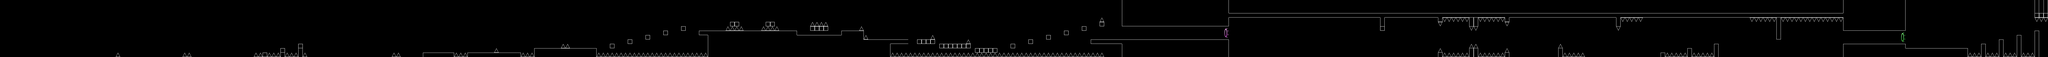

This game map was drawn from its Tiled (.tmx) file and the tilesets committed beside it. A one-line description and the trimmed map source follow:
An orthogonal 460x13 tile map with 32x32 px tiles, 1 tile layer (Слой тайлов 1) and 105 objects (64x fatal, 39x solid, shipPortal, cubePortal).

<map version="1.0" orientation="orthogonal" renderorder="left-down" width="460" height="13" tilewidth="32" tileheight="32" nextobjectid="710">
 <tileset firstgid="1" name="sprites" tilewidth="32" tileheight="32">
  <image source="../sprites.png" width="384" height="576" />
 </tileset>
 <objectgroup name="Слой объектов 1">
  <object id="605" name="fatal" x="846" y="387.636" width="4.18182" height="13.0909" />
  <object id="606" name="fatal" x="1325.45" y="388" width="36.9091" height="7.09091" />
  <object id="607" name="fatal" x="1838.18" y="388.909" width="36.1818" height="5.81818" />
  <object id="608" name="fatal" x="1934.36" y="388" width="68" height="6.54545" />
  <object id="609" name="fatal" x="2061.64" y="388" width="68.1818" height="7.09091" />
  <object id="610" name="fatal" x="2190.73" y="387.818" width="3.27273" height="14.3636" />
  <object id="611" name="fatal" x="2016.25" y="356.75" width="6.75" height="52.5" />
  <object id="612" name="fatal" x="2144" y="326.5" width="7.5" height="82" />
  <object id="613" name="fatal" x="2829.25" y="389.75" width="38.25" height="8.75" />
  <object id="614" name="fatal" x="3040.25" y="388.75" width="6.25" height="27.25" />
  <object id="615" name="fatal" x="3271.25" y="388.75" width="81.25" height="8.75" />
  <object id="616" name="fatal" x="3565.25" y="357.75" width="6.25" height="15" />
  <object id="617" name="fatal" x="3755.5" y="390" width="74.75" height="11.5" />
  <object id="618" name="fatal" x="3840.75" y="357.5" width="9" height="56.75" />
  <object id="619" name="fatal" x="4045" y="325.75" width="37.75" height="7.5" />
  <object id="620" name="fatal" x="4289.33" y="386.667" width="794.667" height="16" />
  <object id="621" name="fatal" x="4383.67" y="325" width="7.33333" height="26.3333" />
  <object id="622" name="fatal" x="4512" y="293.333" width="10.3333" height="27" />
  <object id="623" name="fatal" x="4640" y="262.333" width="7" height="25" />
  <object id="624" name="fatal" x="4768" y="229.667" width="7" height="26.3333" />
  <object id="625" name="fatal" x="4896.33" y="196.667" width="7" height="27" />
  <object id="626" name="fatal" x="5024.33" y="231" width="10" height="24.3333" />
  <object id="627" name="fatal" x="5225.67" y="198.333" width="107.667" height="8" />
  <object id="628" name="fatal" x="5248" y="168.333" width="6.66667" height="23" />
  <object id="629" name="fatal" x="5504" y="166.333" width="6.33333" height="25.3333" />
  <object id="630" name="fatal" x="5485.33" y="195.333" width="102.667" height="9" />
  <object id="631" name="fatal" x="5835.33" y="167.333" width="107" height="10.3333" />
  <object id="632" name="fatal" x="5824.67" y="215.333" width="126.667" height="7.66667" />
  <object id="633" name="fatal" x="5824.67" y="195" width="6" height="26.6667" />
  <object id="634" name="fatal" x="6049" y="228.667" width="7.66667" height="27.6667" />
  <object id="635" name="fatal" x="6190.33" y="197.333" width="4.33333" height="15.6667" />
  <object id="636" name="fatal" x="6222.33" y="261.333" width="4.66667" height="16.6667" />
  <object id="637" name="fatal" x="6592.67" y="292.667" width="6.66667" height="26" />
  <object id="638" name="fatal" x="6701.67" y="261" width="5" height="16" />
  <object id="639" name="fatal" x="6957.67" y="293.333" width="4.66667" height="14.6667" />
  <object id="640" name="fatal" x="7264.33" y="326.333" width="6.33333" height="24.6667" />
  <object id="641" name="fatal" x="7392.33" y="294.667" width="7.66667" height="24.6667" />
  <object id="642" name="fatal" x="7521" y="262.667" width="5" height="25.3333" />
  <object id="643" name="fatal" x="7648.33" y="229.667" width="6" height="26" />
  <object id="644" name="fatal" x="7776" y="200.333" width="6.66667" height="23.6667" />
  <object id="645" name="fatal" x="7903.67" y="160.333" width="7.33333" height="30.6667" />
  <object id="646" name="fatal" x="7916.67" y="135" width="6.33333" height="17" />
  <object id="647" name="fatal" x="8068.67" y="167.333" width="759.333" height="18.6667" />
  <object id="648" name="fatal" x="10347.3" y="172" width="8.66667" height="13.3333" />
  <object id="649" name="fatal" x="10378" y="141.333" width="171.333" height="10" />
  <object id="650" name="fatal" x="10564.7" y="204" width="53.3333" height="11.3333" />
  <object id="651" name="fatal" x="10346.7" y="361.333" width="9.33333" height="16" />
  <object id="652" name="fatal" x="10571.3" y="328.667" width="42.6667" height="8.66667" />
  <object id="653" name="fatal" x="10378.7" y="393.333" width="173.333" height="9.33333" />
  <object id="654" name="fatal" x="10630.7" y="392" width="176.667" height="9.33333" />
  <object id="655" name="fatal" x="10826.7" y="360" width="11.3333" height="16.6667" />
  <object id="656" name="fatal" x="10826" y="169.333" width="9.33333" height="14" />
  <object id="657" name="fatal" x="10631.3" y="139.333" width="176.667" height="9.33333" />
  <object id="658" name="fatal" x="11211.3" y="328" width="10" height="14.6667" />
  <object id="659" name="fatal" x="11243.3" y="390.667" width="137.333" height="10.6667" />
  <object id="660" name="fatal" x="11625.3" y="204.667" width="12.6667" height="13.3333" />
  <object id="661" name="fatal" x="11657.3" y="138.667" width="144" height="12" />
  <object id="662" name="fatal" x="11978" y="392" width="144" height="10.6667" />
  <object id="663" name="fatal" x="12167.3" y="391.333" width="146" height="10.6667" />
  <object id="664" name="fatal" x="9920.67" y="131.333" width="12.6667" height="86.6667" />
  <object id="665" name="fatal" x="10560" y="157.333" width="11.3333" height="30.6667" />
  <object id="666" name="fatal" x="10561.3" y="353.333" width="8.66667" height="51.3333" />
  <object id="667" name="fatal" x="11201.3" y="354" width="8.66667" height="58" />
  <object id="668" name="fatal" x="14633.3" y="142" width="76.6667" height="6.66667" />
  <object id="669" name="solid" x="1888" y="384.182" width="32.1818" height="5.45455" />
  <object id="670" name="solid" x="2016" y="351.818" width="31.8182" height="5.63636" />
  <object id="671" name="solid" x="2143.82" y="319.818" width="32" height="5.45455" />
  <object id="672" name="solid" x="3040" y="384" width="223.818" height="7.09091" />
  <object id="673" name="solid" x="3360" y="384.182" width="383.818" height="8.90909" />
  <object id="674" name="solid" x="3839.64" y="352" width="448.364" height="10" />
  <object id="675" name="solid" x="4384" y="319.818" width="31.6364" height="6" />
  <object id="676" name="solid" x="4511.82" y="287.455" width="31.8182" height="5.81818" />
  <object id="677" name="solid" x="4639.82" y="255.818" width="31.8182" height="5.27273" />
  <object id="678" name="solid" x="4767.82" y="224.182" width="32.1818" height="4.54545" />
  <object id="679" name="solid" x="4896" y="192.182" width="31.4545" height="4.90909" />
  <object id="680" name="solid" x="5023.82" y="224.182" width="704.364" height="10.7273" />
  <object id="681" name="solid" x="5504" y="160.364" width="63.8182" height="6.36364" />
  <object id="682" name="solid" x="5248.18" y="160.364" width="63.8182" height="6.90909" />
  <object id="683" name="solid" x="5727.64" y="256.364" width="320.545" height="6.90909" />
  <object id="684" name="solid" x="6047.64" y="223.636" width="160.364" height="6.36364" />
  <object id="685" name="solid" x="6206.91" y="288.909" width="321.455" height="9.63636" />
  <object id="686" name="solid" x="6591.82" y="288.182" width="127.636" height="5.81818" />
  <object id="687" name="solid" x="6751.45" y="320" width="224" height="7.09091" />
  <object id="688" name="solid" x="7008" y="351.818" width="159.636" height="6" />
  <object id="689" name="solid" x="7263.45" y="320" width="32.5455" height="4.90909" />
  </objectgroup>
 <layer name="Слой тайлов 1" width="460" height="13">
  <data>[5980 cells, 1136 non-empty, 26 distinct tile ids]</data>
 </layer>
</map>
<!-- 20 of 105 objects omitted -->